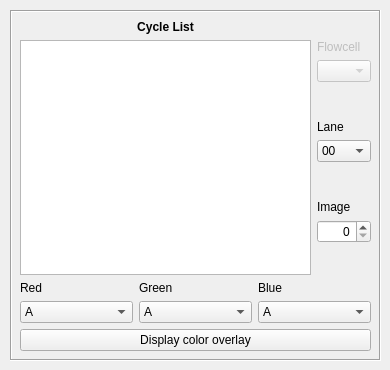
    <widget class="QWidget" name="tab_5">
     <attribute name="title">
      <string>Raw Images</string>
     </attribute>
     <widget class="QFrame" name="frame_2">
      <property name="geometry">
       <rect>
        <x>10</x>
        <y>10</y>
        <width>371</width>
        <height>351</height>
       </rect>
      </property>
      <property name="frameShape">
       <enum>QFrame::Box</enum>
      </property>
      <property name="frameShadow">
       <enum>QFrame::Sunken</enum>
      </property>
      <widget class="QWidget" name="verticalLayoutWidget_11">
       <property name="geometry">
        <rect>
         <x>10</x>
         <y>10</y>
         <width>351</width>
         <height>331</height>
        </rect>
       </property>
       <layout class="QVBoxLayout" name="verticalLayout_22">
        <item>
         <layout class="QGridLayout" name="gridLayout_2">
          <item row="1" column="1">
           <layout class="QVBoxLayout" name="verticalLayout_3">
            <item>
             <widget class="QLabel" name="label_4">
              <property name="enabled">
               <bool>false</bool>
              </property>
              <property name="text">
               <string>Flowcell</string>
              </property>
              <property name="alignment">
               <set>Qt::AlignBottom|Qt::AlignLeading|Qt::AlignLeft</set>
              </property>
             </widget>
            </item>
            <item>
             <widget class="QComboBox" name="rawFlowcell">
              <property name="enabled">
               <bool>false</bool>
              </property>
              <property name="statusTip">
               <string>Flowcell</string>
              </property>
              <property name="currentIndex">
               <number>2</number>
              </property>
              <item>
               <property name="text">
                <string>0</string>
               </property>
              </item>
              <item>
               <property name="text">
                <string>1</string>
               </property>
              </item>
              <item>
               <property name="text">
                <string/>
               </property>
              </item>
             </widget>
            </item>
            <item>
             <spacer name="verticalSpacer_2">
              <property name="orientation">
               <enum>Qt::Vertical</enum>
              </property>
              <property name="sizeHint" stdset="0">
               <size>
                <width>20</width>
                <height>40</height>
               </size>
              </property>
             </spacer>
            </item>
            <item>
             <widget class="QLabel" name="label_6">
              <property name="text">
               <string>Lane</string>
              </property>
              <property name="alignment">
               <set>Qt::AlignBottom|Qt::AlignLeading|Qt::AlignLeft</set>
              </property>
             </widget>
            </item>
            <item>
             <widget class="QComboBox" name="rawLane">
              <property name="statusTip">
               <string>Lane in flowcell</string>
              </property>
              <item>
               <property name="text">
                <string>00</string>
               </property>
              </item>
              <item>
               <property name="text">
                <string>01</string>
               </property>
              </item>
              <item>
               <property name="text">
                <string>02</string>
               </property>
              </item>
              <item>
               <property name="text">
                <string>03</string>
               </property>
              </item>
              <item>
               <property name="text">
                <string>04</string>
               </property>
              </item>
              <item>
               <property name="text">
                <string>05</string>
               </property>
              </item>
              <item>
               <property name="text">
                <string>06</string>
               </property>
              </item>
              <item>
               <property name="text">
                <string>07</string>
               </property>
              </item>
             </widget>
            </item>
            <item>
             <spacer name="verticalSpacer_3">
              <property name="orientation">
               <enum>Qt::Vertical</enum>
              </property>
              <property name="sizeHint" stdset="0">
               <size>
                <width>20</width>
                <height>40</height>
               </size>
              </property>
             </spacer>
            </item>
            <item>
             <widget class="QLabel" name="label_13">
              <property name="text">
               <string>Image</string>
              </property>
              <property name="alignment">
               <set>Qt::AlignBottom|Qt::AlignLeading|Qt::AlignLeft</set>
              </property>
             </widget>
            </item>
            <item>
             <widget class="QSpinBox" name="rawImage">
              <property name="statusTip">
               <string>Image in flowcell lane</string>
              </property>
              <property name="alignment">
               <set>Qt::AlignRight|Qt::AlignTrailing|Qt::AlignVCenter</set>
              </property>
              <property name="maximum">
               <number>9999</number>
              </property>
             </widget>
            </item>
            <item>
             <spacer name="verticalSpacer">
              <property name="orientation">
               <enum>Qt::Vertical</enum>
              </property>
              <property name="sizeHint" stdset="0">
               <size>
                <width>20</width>
                <height>40</height>
               </size>
              </property>
             </spacer>
            </item>
           </layout>
          </item>
          <item row="1" column="0">
           <widget class="QListWidget" name="rawCycleList">
            <property name="statusTip">
             <string>Cycle list</string>
            </property>
           </widget>
          </item>
          <item row="0" column="0">
           <widget class="QLabel" name="label_37">
            <property name="font">
             <font>
              <weight>75</weight>
              <bold>true</bold>
             </font>
            </property>
            <property name="text">
             <string>Cycle List</string>
            </property>
            <property name="alignment">
             <set>Qt::AlignCenter</set>
            </property>
           </widget>
          </item>
         </layout>
        </item>
        <item>
         <layout class="QHBoxLayout" name="horizontalLayout_2">
          <item>
           <layout class="QVBoxLayout" name="verticalLayout_4">
            <item>
             <widget class="QLabel" name="label_14">
              <property name="text">
               <string>Red</string>
              </property>
              <property name="alignment">
               <set>Qt::AlignBottom|Qt::AlignLeading|Qt::AlignLeft</set>
              </property>
             </widget>
            </item>
            <item>
             <widget class="QComboBox" name="rawRed">
              <property name="statusTip">
               <string>Red A, C, T, G, or none</string>
              </property>
              <item>
               <property name="text">
                <string>A</string>
               </property>
              </item>
              <item>
               <property name="text">
                <string>C</string>
               </property>
              </item>
              <item>
               <property name="text">
                <string>G</string>
               </property>
              </item>
              <item>
               <property name="text">
                <string>T</string>
               </property>
              </item>
              <item>
               <property name="text">
                <string>None</string>
               </property>
              </item>
             </widget>
            </item>
           </layout>
          </item>
          <item>
           <layout class="QVBoxLayout" name="verticalLayout_5">
            <item>
             <widget class="QLabel" name="label_15">
              <property name="text">
               <string>Green</string>
              </property>
              <property name="alignment">
               <set>Qt::AlignBottom|Qt::AlignLeading|Qt::AlignLeft</set>
              </property>
             </widget>
            </item>
            <item>
             <widget class="QComboBox" name="rawGreen">
              <property name="statusTip">
               <string>Green A, C, T, G, or none</string>
              </property>
              <item>
               <property name="text">
                <string>A</string>
               </property>
              </item>
              <item>
               <property name="text">
                <string>C</string>
               </property>
              </item>
              <item>
               <property name="text">
                <string>G</string>
               </property>
              </item>
              <item>
               <property name="text">
                <string>T</string>
               </property>
              </item>
              <item>
               <property name="text">
                <string>None</string>
               </property>
              </item>
             </widget>
            </item>
           </layout>
          </item>
          <item>
           <layout class="QVBoxLayout" name="verticalLayout_6">
            <item>
             <widget class="QLabel" name="label_16">
              <property name="text">
               <string>Blue</string>
              </property>
              <property name="alignment">
               <set>Qt::AlignBottom|Qt::AlignLeading|Qt::AlignLeft</set>
              </property>
             </widget>
            </item>
            <item>
             <widget class="QComboBox" name="rawBlue">
              <property name="statusTip">
               <string>Blue A, C, T, G, or none</string>
              </property>
              <item>
               <property name="text">
                <string>A</string>
               </property>
              </item>
              <item>
               <property name="text">
                <string>C</string>
               </property>
              </item>
              <item>
               <property name="text">
                <string>G</string>
               </property>
              </item>
              <item>
               <property name="text">
                <string>T</string>
               </property>
              </item>
              <item>
               <property name="text">
                <string>None</string>
               </property>
              </item>
             </widget>
            </item>
           </layout>
          </item>
         </layout>
        </item>
        <item>
         <widget class="QPushButton" name="rawDisplay">
          <property name="statusTip">
           <string>Display color overlay</string>
          </property>
          <property name="text">
           <string>Display color overlay</string>
          </property>
         </widget>
        </item>
       </layout>
      </widget>
     </widget>
    </widget>
